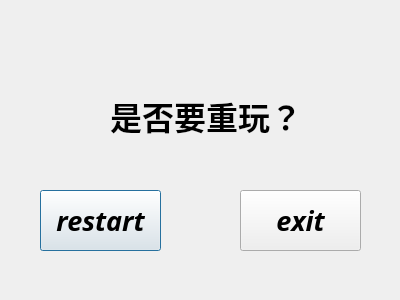
<?xml version="1.0" encoding="UTF-8"?>
<ui version="4.0">
 <class>Dialog</class>
 <widget class="QDialog" name="Dialog">
  <property name="geometry">
   <rect>
    <x>0</x>
    <y>0</y>
    <width>400</width>
    <height>300</height>
   </rect>
  </property>
  <property name="windowTitle">
   <string>Dialog</string>
  </property>
  <widget class="QPushButton" name="pushButton">
   <property name="geometry">
    <rect>
     <x>40</x>
     <y>190</y>
     <width>121</width>
     <height>61</height>
    </rect>
   </property>
   <property name="font">
    <font>
     <family>Adobe Arabic</family>
     <pointsize>20</pointsize>
     <weight>75</weight>
     <italic>true</italic>
     <bold>true</bold>
    </font>
   </property>
   <property name="text">
    <string>restart</string>
   </property>
  </widget>
  <widget class="QPushButton" name="pushButton_2">
   <property name="geometry">
    <rect>
     <x>240</x>
     <y>190</y>
     <width>121</width>
     <height>61</height>
    </rect>
   </property>
   <property name="font">
    <font>
     <family>Adobe Arabic</family>
     <pointsize>20</pointsize>
     <weight>75</weight>
     <italic>true</italic>
     <bold>true</bold>
    </font>
   </property>
   <property name="text">
    <string>exit</string>
   </property>
  </widget>
  <widget class="QLabel" name="label">
   <property name="geometry">
    <rect>
     <x>110</x>
     <y>80</y>
     <width>221</width>
     <height>71</height>
    </rect>
   </property>
   <property name="font">
    <font>
     <family>Adobe Arabic</family>
     <pointsize>24</pointsize>
     <weight>75</weight>
     <italic>false</italic>
     <bold>true</bold>
    </font>
   </property>
   <property name="text">
    <string>是否要重玩？</string>
   </property>
  </widget>
 </widget>
 <resources/>
 <connections/>
</ui>
